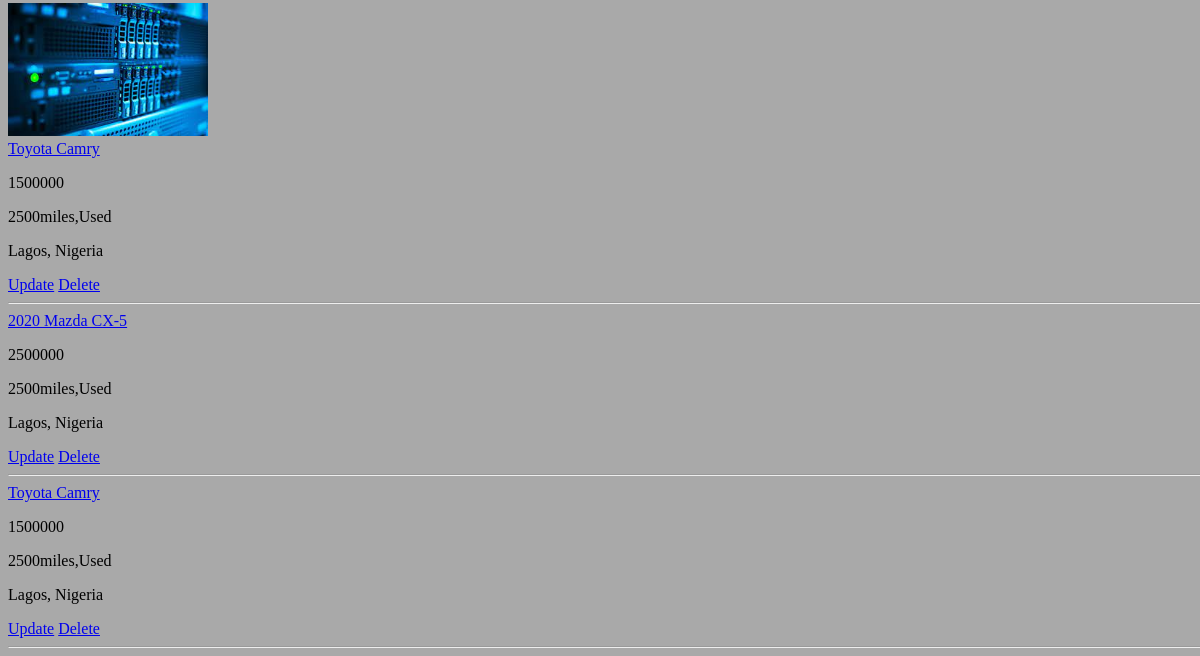
The app's page / (lower part), older data.
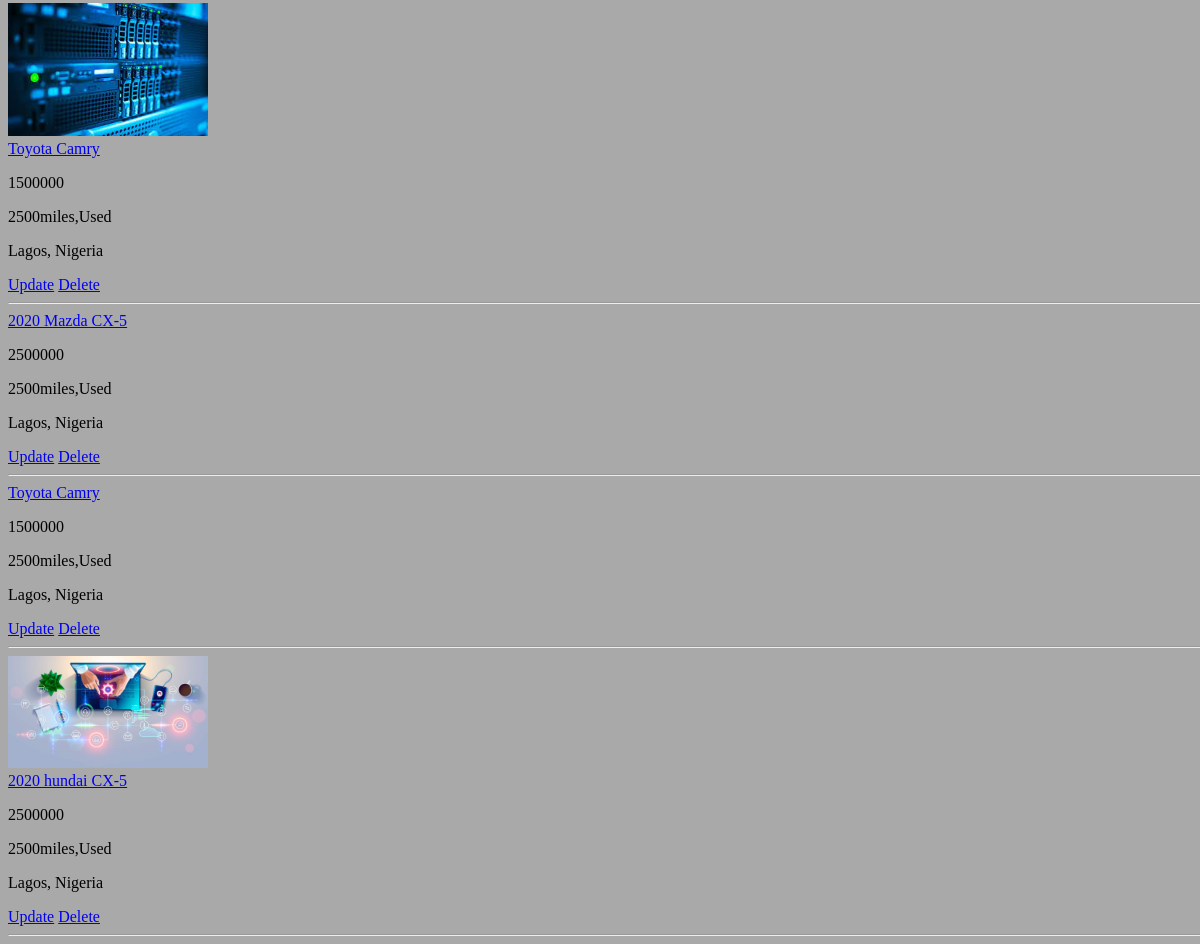
The same page, newer data.
### base/models.py (models this page shows, shortened)
class Product(models.Model):
    image = models.FileField(upload_to='product/', null=True)
    host = models.ForeignKey(User, on_delete=models.SET_NULL, null=True)
    topic = models.ForeignKey(Topic, on_delete=models.SET_NULL, null=True)
    name = models.CharField(max_length=200)
    description = models.TextField(max_length=10000)
    miles = models.IntegerField()
    location = models.CharField(max_length=5000, blank=False)
    used_or_new = models.CharField(max_length=10, blank=False)
    price = models.IntegerField()
    engine_type = models.CharField(max_length=5000, blank=False)
    Transmission = models.CharField(max_length=20, blank=False)
    fuel_type = models.CharField(max_length=6, blank=False)
    interior_color = models.CharField(max_length=20, blank=False)
    Exterior_color = models.CharField(max_length=20, blank=False)
    vehicle_id = models.CharField(max_length=50, blank=False)

### base/views.py (the view)
# urls.py: path('', views.home, name='home'),
def home(request):
    q = request.GET.get('q') if request.GET.get('q') != None else ''
    products = Product.objects.filter(
        Q(topic__name__icontains=q) |
        Q(name__icontains=q) |
        Q(description__icontains=q)
        )
    context = {'products':products}
    return render(request, 'base/home.html', context)

### base/templates/base/home.html (shortened to what this page needs)
{% extends 'main.html' %}
{% load static %}
{% block content %}
<div class="home-container">
    <div >
        {% for product in products %}
        <div >
            <a href="{% url 'product' product.id %}">
                <img src="{{product.image.url}} " alt="" style="height: auto; width: 200px;"></a> <br>
            <a href="{% url 'product' product.id %}">{{product.name}}</a>
            <p>{{product.price}}</p>
            <p>{{product.miles}}miles,{{product.used_or_new}}</p>
            <p>{{product.location}}</p> <a href="{% url 'update-product' product.id %}">Update</a>
            <a href="{% url 'delete-product' product.id %}">Delete</a>
            <hr>
        </div>
        {% endfor %}
    </div>
</div>
{% endblock content %}

Row changes from the older to the newer data that the page shows:
added Product: image (picture), name "2020 hundai CX-5", price "2500000", miles "2500", used_or_new "Used", location "Lagos, Nigeria"
